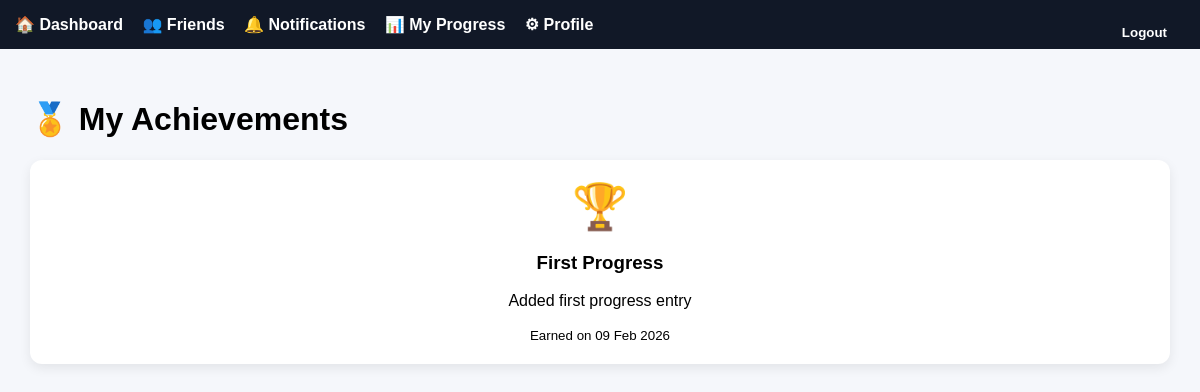
Page /badges/ (signed in) on the earlier database version.
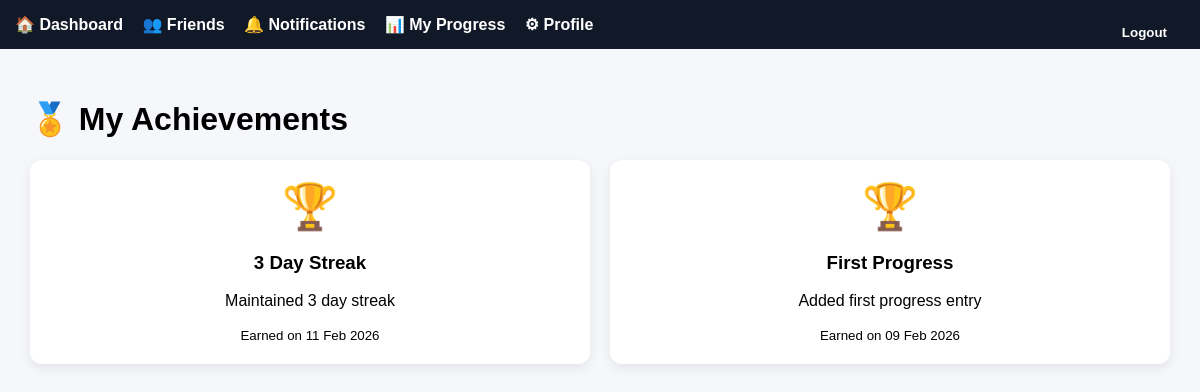
Same page on the later database version.
### progress/models.py (models this page shows, shortened)
class UserBadge(models.Model):
    user = models.ForeignKey(User, on_delete=models.CASCADE)
    badge = models.ForeignKey(Badge, on_delete=models.CASCADE)
    earned_at = models.DateTimeField(auto_now_add=True)

class Badge(models.Model):
    name = models.CharField(max_length=100)
    description = models.CharField(max_length=255)

### progress/views.py (the view)
# urls.py: path("badges/", badges, name="badges"),
@login_required
def badges(request):
    user_badges = UserBadge.objects.filter(user=request.user)\
                                   .select_related("badge")\
                                   .order_by("-earned_at")
    return render(request, "progress/badges.html", {
        "badges": user_badges
    })

### templates/progress/badges.html
{% extends "base.html" %}
{% block content %}
<h1>🏅 My Achievements</h1>
<div class="grid">
{% for ub in badges %}
    <div class="card" style="text-align:center;">
        <div style="font-size:45px;">🏆</div>
        <h3>{{ ub.badge.name }}</h3>
        <p>{{ ub.badge.description }}</p>
        <small>Earned on {{ ub.earned_at|date:"d M Y" }}</small>
    </div>
{% empty %}
    <div class="card">
        <h3>No badges yet</h3>
        <p>Add progress, maintain streaks, or win duels to earn badges!</p>
    </div>
{% endfor %}
</div>
{% endblock %}

Differences in the rows shown:
added UserBadge: badge.name "3 Day Streak", badge.description "Maintained 3 day streak", earned_at "11 Feb 2026"
